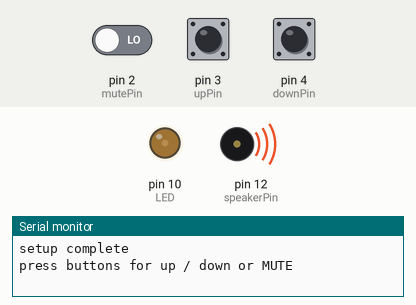
Simulated run of this sketch. Board: Arduino Uno, built with avr-gcc and run on an emulated ATmega328P. Parts: output pins drawn as LEDs (lit = HIGH), buzzer (waves = sounding), the last lines printed to the serial monitor. The test bench sets the inputs (shaded band); at power-on: pin 2 (mutePin) LOW, pin 3 (upPin) LOW, pin 4 (downPin) LOW.

Above: at 1.2 s.
1.3 s: pin 2 (mutePin) driven HIGH
At 2.0 s:
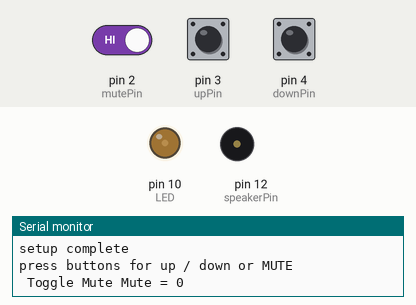
2.8 s: pin 3 (upPin) pulled HIGH for 0.15 s
At 3.2 s:
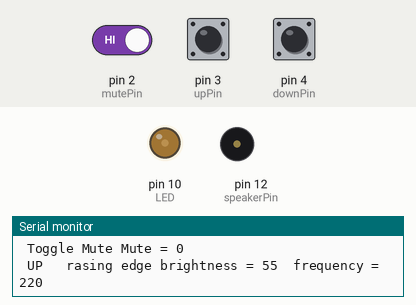
4.4 s: pin 4 (downPin) pulled HIGH for 0.15 s
At 5.5 s:
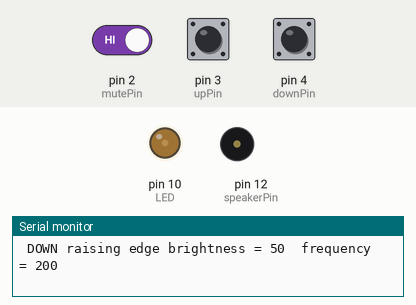
6.0 s: pin 4 (downPin) pulled HIGH for 1 s
At 6.8 s:
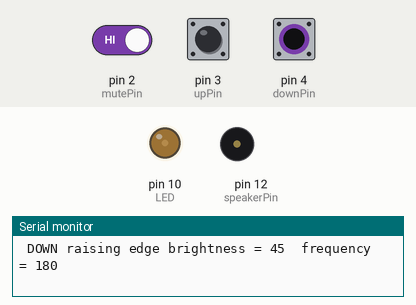
8.5 s: pin 3 (upPin) pulsed HIGH 5 times (0.12 s each, 0.3 s apart)
At 8.65 s:
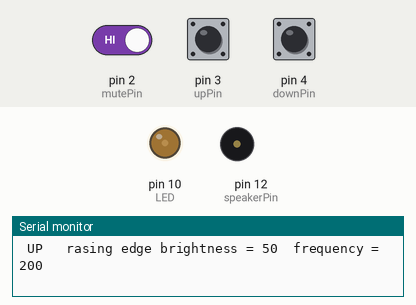
11.5 s: pin 3 (upPin) pulled HIGH for 1 s
At 12.1 s:
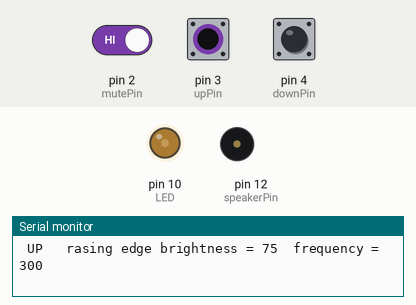
Timing chart, 0 to 14.5 s (numbered marks = the images above; inputs shaded):
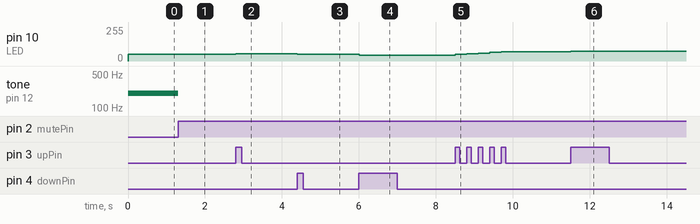

The sketch:

W07-04-DI-UP-DOWN.ino
```cpp
// W07-04-DI-UP-DOWN

/*
 *
 *
 *   NOTE TONE (speaker) conflicts with (messes up) PWM (~) On pin 11 and 3
 *
 *   if you want to use red led
 *   need to move RED LED WIRE to pin 6 !!!
 *
 *   this code uses pin 10 ( green led)
 *
 *
 */

// GOAL -- detect both edges while reading a button
// send that state over serial

// button variables
int upPin = 3 ;   // pin declare -- where is circuit ?
boolean upState = 0 ; // state of button 1=pressed, 0=not
boolean lastUpState = 0; // remember what happened last time

int downPin = 4 ;   // pin declare -- where is circuit ?
boolean downState = 0 ; // state of button 1=pressed, 0=not
boolean lastDownState = 0; // remember what happened last time

int mutePin = 2;
boolean muteState = 0;
boolean lastMuteState = 0;
boolean isPlaying = true;

// led variables
int LED = 10;
int LEDState = 0; // now going to be analog

// compare variables
boolean IS_PRESSED = 1;
boolean NOT_PRESSED = 0;

// speaker variables -- // https://www.arduino.cc/reference/en/language/functions/advanced-io/tone/
int speakerPin = 12;
int frequency = 200;
int frequencyStep = 20;

// brightness variables
int brightness = 50;
int brightnessStep = 5;


void setup() {
  pinMode(upPin, INPUT);   // INPUT OR OUTPUT ?
  pinMode(downPin, INPUT);
  pinMode(mutePin, INPUT);

  pinMode(LED, OUTPUT);

  Serial.begin(9600);
  Serial.println("setup complete \n\n");
  Serial.println("press buttons for up / down or MUTE");
}

void loop () {

  upState   = digitalRead( upPin   ); // read button
  downState = digitalRead( downPin ); // read button
  muteState = digitalRead( mutePin ); // read button

  // check for UP raising edge
  // if the button IS pressed AND (&&) lastTime was NOT pressed
  if ((upState == IS_PRESSED) && (lastUpState == NOT_PRESSED)) {

    Serial.print("\n UP   rasing edge ");

    brightness += brightnessStep;
    frequency += frequencyStep;

    Serial.print("brightness = ");
    Serial.print(brightness);
    Serial.print("\tfrequency = ");
    Serial.println(frequency);

  }

  // check for DOWN raising edge
  // if the button IS pressed AND (&&) lastTime was NOT pressed
  if ((downState == IS_PRESSED) && (lastDownState == NOT_PRESSED)) {

    Serial.print("\n DOWN raising edge ");

    brightness -= brightnessStep;
    frequency -= frequencyStep;

    Serial.print("brightness = ");
    Serial.print(brightness);
    Serial.print("\tfrequency = ");
    Serial.println(frequency);
  }

  // check for MUTE raising edge
  // if the button IS pressed AND (&&) lastTime was NOT pressed
  if ((muteState == IS_PRESSED) && (lastMuteState == NOT_PRESSED)) {

    Serial.print("\n Toggle Mute");
    isPlaying = !isPlaying;

    Serial.print(" Mute = " );
    Serial.println(isPlaying);
  }

  // limit the ranges

  if ( brightness <= 0) brightness = 0 ;
  if ( brightness > 255) brightness = 255;

  if (frequency >= 1000) frequency = 1000;
  if (frequency <= 0 )  frequency = 0;


  // take action
  analogWrite(LED, brightness);

  if ( isPlaying == 1) {
    tone(speakerPin, frequency);
  } else
  {
    noTone(speakerPin);
  }

  // write in your diary
  lastUpState   = upState; // save this reading for next loop
  lastDownState = downState;
  lastMuteState = muteState;

  delay(5); // simple debounce - we will discuss in class.

}
```

Measured:
- after the input at 1.3 s, tone on pin 12 (speakerPin): 200 Hz → silent at once
- after the input at 2.8 s, pin 10 (LED): 50/255 → 55/255 at once
- after the input at 4.4 s, pin 10 (LED): 55/255 → 50/255 at once
- after the input at 6.0 s, pin 10 (LED): 50/255 → 45/255 at once
- after the input at 8.5 s, pin 10 (LED): moves from 45/255 to 70/255 over 1.2 s, starting at once
- after the input at 11.5 s, pin 10 (LED): 70/255 → 75/255 at once
